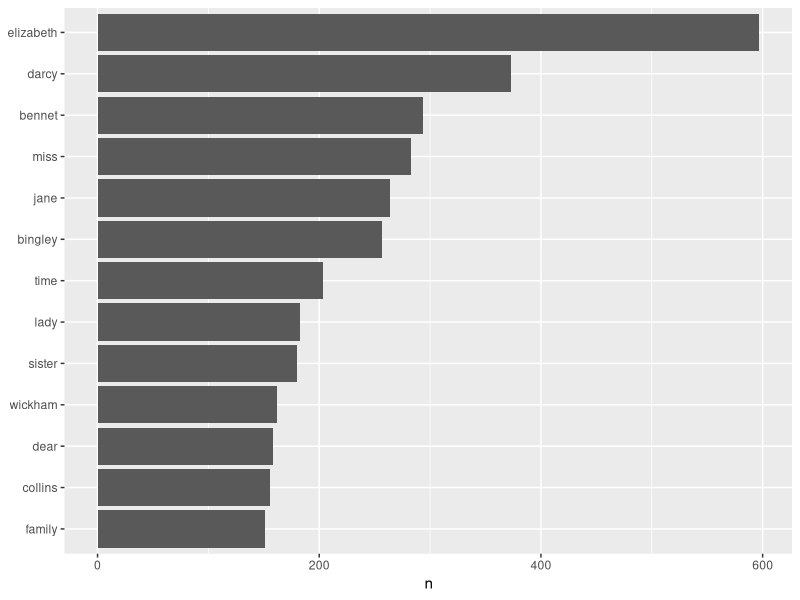
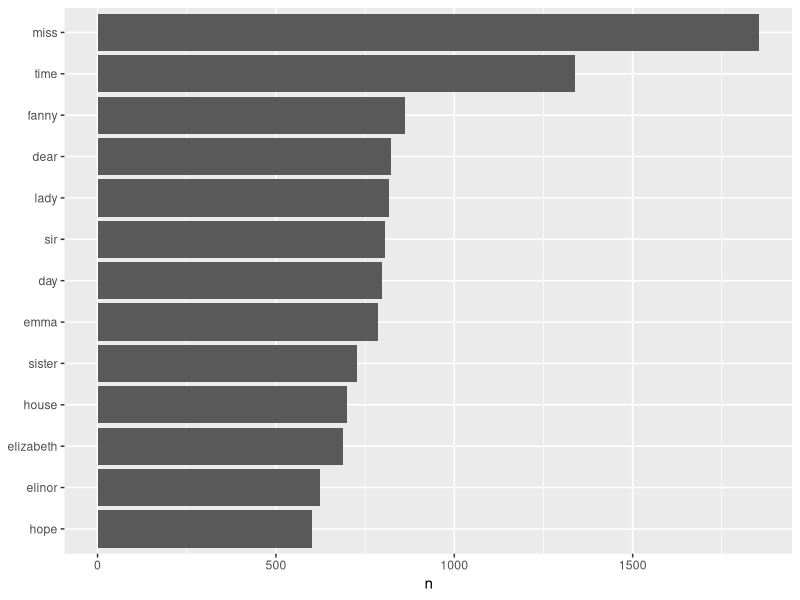

These figures' R source, in order: (Note: this script raises an error after producing the figures.)
## ---- chunk 1
knitr::opts_chunk$set(echo = TRUE, 
                      fig.align = "center", 
                      out.width = '90%')
## ---- chunk 2
library(tidyverse)
library(stringr)
library(tidytext) ## needs to be installed
library(janeaustenr) ## needs to be installed
## ---- chunk 3
knitr::include_graphics("https://images-na.ssl-images-amazon.com/images/I/A1YUH7-W5AL.jpg")
## ---- chunk 4
knitr::include_graphics("https://www.tidytextmining.com/images/tidyflow-ch-1.png")
## ---- chunk 5
peng_preface <- 
  c("I started using R in 1998 when I was a college undergraduate working on my senior thesis.", 
    "The version was 0.63.",  
    "I was an applied mathematics major with a statistics concentration and I was working with Dr. Nicolas Hengartner on an analysis of word frequencies in classic texts (Shakespeare, Milton, etc.).", 
    "The idea was to see if we could identify the authorship of each of the texts based on how frequently they used certain words.", 
    "We downloaded the data from Project Gutenberg and used some basic linear discriminant analysis for the modeling.",
    "The work was eventually published and was my first ever peer-reviewed publication.", 
    "I guess you could argue it was my first real 'data science' experience.")

peng_preface
## ---- chunk 6
peng_preface_df <- data_frame(line=1:7, text=peng_preface)

peng_preface_df
## ---- chunk 7
peng_token <- peng_preface_df %>% 
  unnest_tokens(word, text, token = "words")

peng_token %>% head()
peng_token %>% tail()
## ---- chunk 8
peng_preface_df %>% 
  unnest_tokens(word, text, token = "characters") %>% 
  head()
## ---- chunk 9
peng_preface_df %>% 
  unnest_tokens(word, text, token = "ngrams", n=3) %>% 
  head()
## ---- chunk 10
peng_preface_df %>% 
  unnest_tokens(word, text, "character_shingles", n = 4) %>% 
  head()
## ---- chunk 11
peng_preface_df %>% 
  unnest_tokens(word, text, token = stringr::str_split, pattern = " ") %>% 
  head()
## ---- chunk 12
library(janeaustenr)
head(prideprejudice, 20)
## ---- chunk 13
pp_book_df <- data_frame(text = prideprejudice) 
  
pp_book_df %>% 
  unnest_tokens(word, text, token="words")
## ---- chunk 14
pp_book_df %>% 
  unnest_tokens(paragraph, text, token="paragraphs")
## ---- chunk 15
pp_book_df %>%
    unnest_tokens(sentence, text, token = "sentences") 
## ---- chunk 16
paragraphs <- pp_book_df %>%
    unnest_tokens(paragraph, text, token = "paragraphs") %>%
    mutate(paragraph_number = row_number()) 

paragraphs
## ---- chunk 17
paragraphs %>%
    unnest_tokens(word, paragraph)
## ---- chunk 18
words_by_paragraph <- paragraphs %>%
    unnest_tokens(word, paragraph) %>%
    anti_join(stop_words)

words_by_paragraph 
## ---- chunk 19
words_by_paragraph %>%
  count(word, sort = TRUE) %>% 
  head()
## ---- chunk 20
words_by_paragraph %>%
  count(word, sort = TRUE) %>%
  filter(n > 150) %>%
  mutate(word = reorder(word, n)) %>%
  ggplot(aes(word, n)) +
  geom_col() +
  xlab(NULL) +
  coord_flip()
## ---- chunk 21
words_by_paragraph %>%
  count(word, sort = TRUE) 
## ---- chunk 22
austen_books() %>% 
  head()
## ---- chunk 23
original_books <- austen_books() %>%
  group_by(book) %>%
  mutate(linenumber = row_number(),
         chapter = cumsum(str_detect(text, regex("^chapter [\\divxlc]",
                                                 ignore_case = TRUE)))) %>%
  ungroup()

original_books
## ---- chunk 24
tidy_books <- original_books %>%
  unnest_tokens(word, text) %>% 
  anti_join(stop_words)

tidy_books
## ---- chunk 25
tidy_books %>%
  count(word, sort = TRUE) %>%
  filter(n > 600) %>%
  mutate(word = reorder(word, n)) %>%
  ggplot(aes(word, n)) +
  geom_col() +
  xlab(NULL) +
  coord_flip()
## ---- chunk 26
knitr::include_graphics("https://www.tidytextmining.com/images/tidyflow-ch-2.png")
## ---- chunk 27
sentiments
## ---- chunk 28
table(sentiments$lexicon)
## ---- chunk 29
get_sentiments("nrc")
## ---- chunk 30
get_sentiments("bing")
## ---- chunk 31
get_sentiments("afinn")
## ---- chunk 32
nrc_joy <- get_sentiments("nrc") %>% 
  filter(sentiment == "joy")

tidy_books %>%
  filter(book == "Emma") %>%
  inner_join(nrc_joy) %>%
  count(word, sort = TRUE)
## ---- chunk 33

tidy_books %>%
  inner_join(get_sentiments("bing")) %>% 
  head()
## ---- chunk 34

tidy_books %>%
  inner_join(get_sentiments("bing")) %>%
  count(book, index = linenumber %/% 80, sentiment) 
## ---- chunk 35
jane_austen_sentiment <- tidy_books %>%
  inner_join(get_sentiments("bing")) %>%
  count(book, index = linenumber %/% 80, sentiment) %>%
  spread(sentiment, n, fill = 0) %>%
  mutate(sentiment = positive - negative)

jane_austen_sentiment
## ---- chunk 36
ggplot(jane_austen_sentiment, aes(index, sentiment, fill = book)) +
  geom_col(show.legend = FALSE) +
  facet_wrap(~book, ncol = 2, scales = "free_x")
## ---- chunk 37
library(wordcloud)

tidy_books %>%
  anti_join(stop_words) %>%
  count(word) %>%
  with(wordcloud(word, n, max.words = 100))
